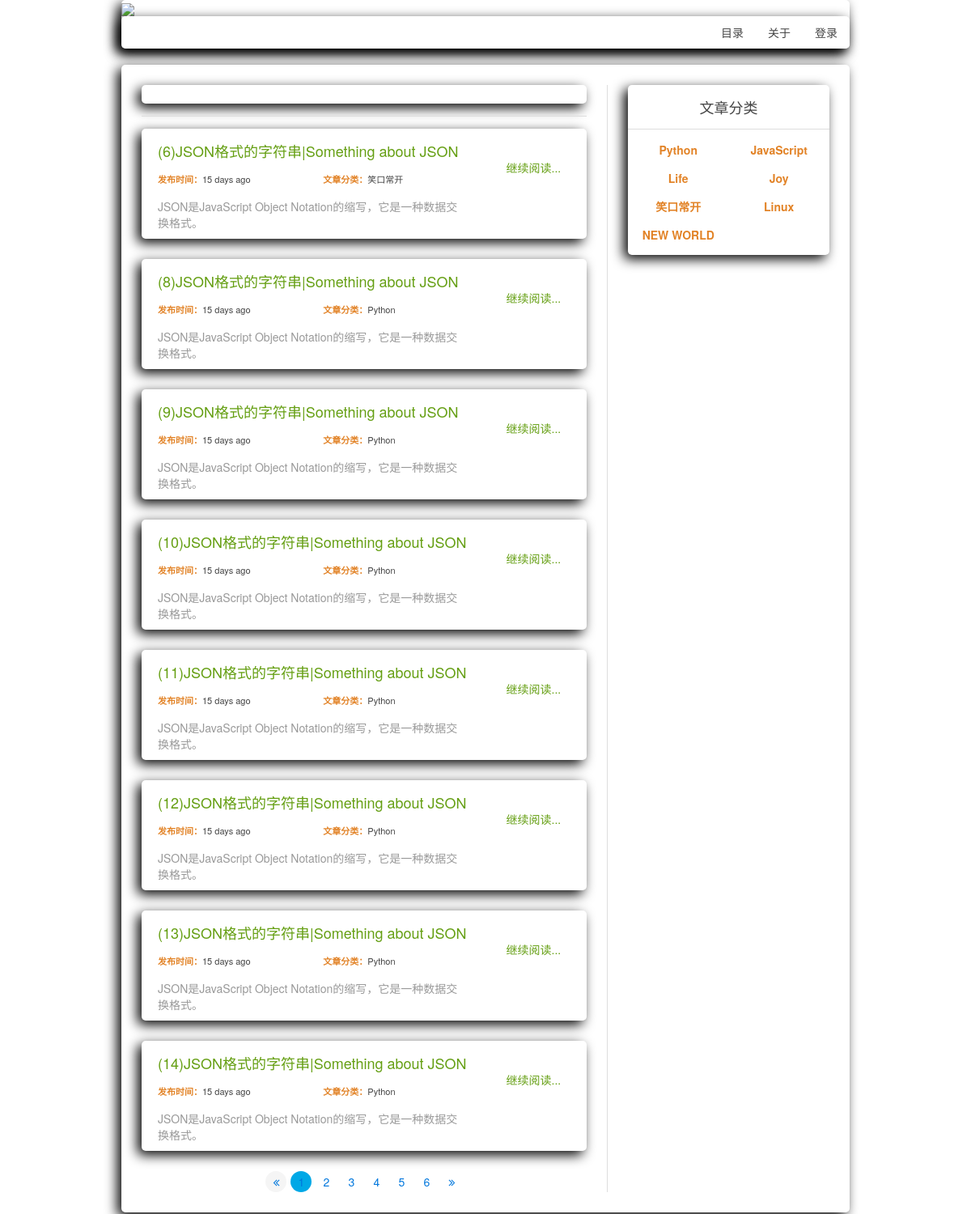
/blog/, run on an earlier commit of the app's database.
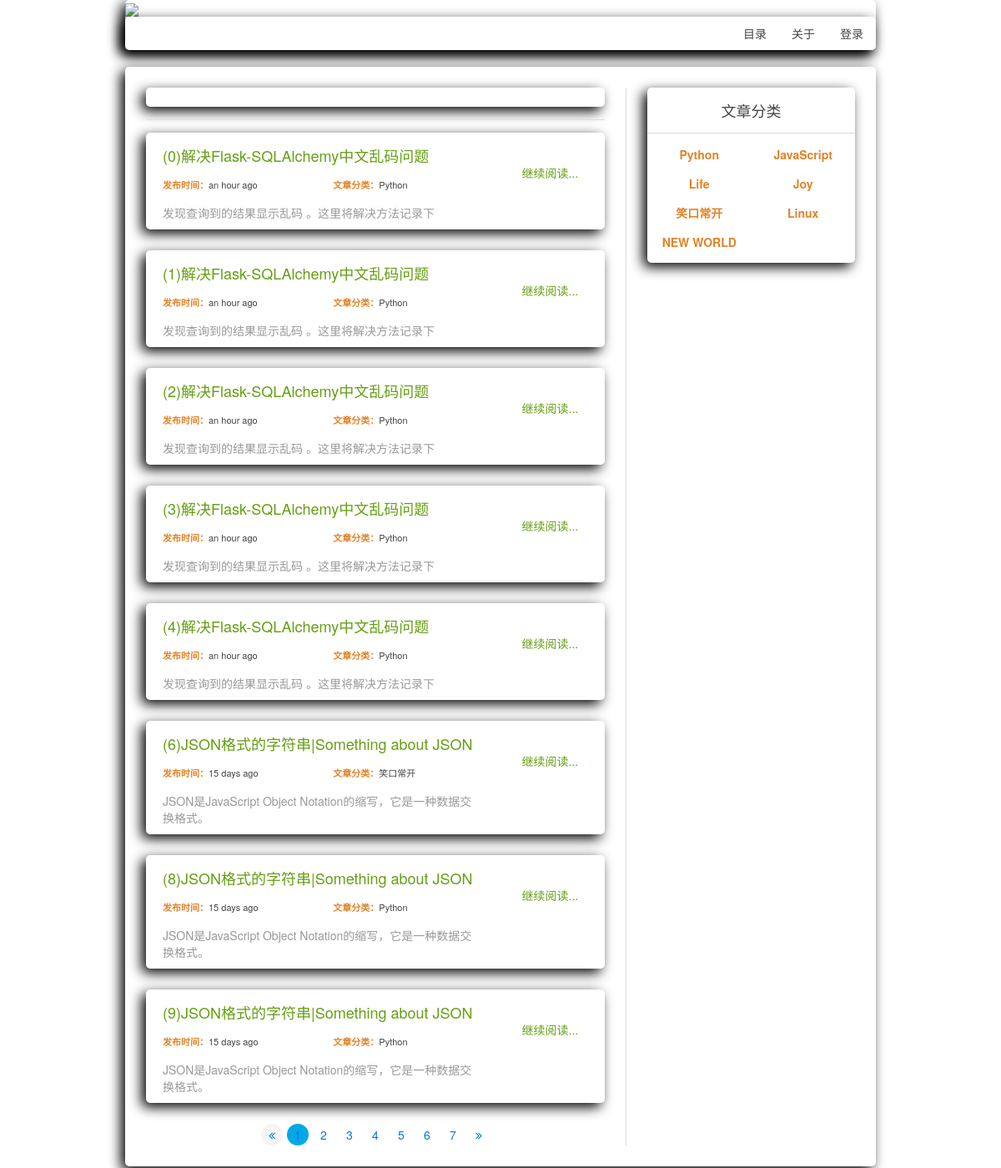
And on a later commit of the database.
### blog/models.py (models this page shows, shortened)
class Article(db.Model):
    __tablename__ = 'Article'
    id = db.Column(db.Integer, primary_key=True)
    img = db.Column(db.String(100), default='44.jpg')
    title = db.Column(db.String(100))
    description = db.Column(db.String(90))
    text = db.Column(db.Text)
    pub_date = db.Column(db.DateTime, default=datetime.utcnow())
    author_id = db.Column(db.Integer, db.ForeignKey('User.id'))
    category_id = db.Column(db.Integer, db.ForeignKey('Category.id'))

class Category(db.Model):
    __tablename__ = 'Category'
    id = db.Column(db.Integer, primary_key=True)
    name = db.Column(db.String(64))
    articles = db.relationship('Article', backref='category',
                               lazy='dynamic')

### blog/main/views.py (the view)
@main.route('/', methods=['GET'])
def index():
    page = request.args.get('page', 1, type=int)
    pagination = Article.query.order_by(
        Article.pub_date.desc()).paginate(
        page, per_page=current_app.config['FLASKY_BLOGS_PER_PAGE'],
        error_out=False)
    blogs = pagination.items
    categorys = Category.query.all()
    categorys_dict = {}
    for i in categorys:
        categorys_dict[i.id] = i.name
    return render_template('main/index.html', blogs=blogs,
                           pagination=pagination, categorys_dict=categorys_dict)

### blog/templates/main/index.html (shortened to what this page needs)
{% extends 'base.html' %}
{% import "_pagination_macros.html" as macros %}
{% block head %}
    {{ super() }}
{% endblock %}
{% block content %}
    {% if blogs %}
        {% if blogs[0] %}
            <div class="uk-block-default uk-border-rounded l_d_shadow">
                <div class="uk-grid uk-grid-small">
                    <div class="uk-width-1-1 uk-border-rounded">
                    </div>
                </div>
            </div>
            <hr>
        {% endif %}
        {% for blog in blogs %}
            <div class="uk-grid">
                <div class="uk-width-medium-1-1 art_list">
                    <div class=" uk-border-rounded l_d_shadow">
                        <div class="uk-grid" style="padding: 0 10px 10px 20px">
                            <div class="uk-width-medium-3-4 uk-panel uk-margin-top">
                                <h3 class="uk-text-success">{{ blog.title }}</h3>
                                <div class="uk-grid">
                                    <div class="uk-width-1-2">
                                        <h5 class="uk-text-small">
                                            <span class="uk-text-bold uk-text-warning">发布时间：</span>{{ moment(blog.pub_date).fromNow(refresh=true) }}
                                        </h5>
                                    </div>
                                    <div class="uk-width-1-2">
                                        <h5 class="uk-text-small">
                                            <span class="uk-text-bold uk-text-warning">文章分类：</span>{{ categorys_dict[blog.category_id] }}
                                        </h5>
                                    </div>
                                </div>
                                <p class="uk-text-muted">{{ blog.description }}</p>
                            </div>
                            <div class="uk-width-medium-1-4" style="margin-top: 7%">
                                <a href="{{ url_for('main.single_blog', id=blog.id) }}">
                                    <span>
                                        <h5 class=" uk-text-success uk-text-center">继续阅读...</h5>
                                    </span>
                                </a>
                            </div>
                        </div>
                    </div>
                </div>
            </div>
        {% endfor %}
    {% endif %}
    {% if pagination %}
        {{ macros.pagination_widget(pagination, 'main.index') }}
    {% endif %}
{% endblock %}
{% block sidebar %}
    {{ super() }}
{% endblock %}

What changed in the data, as far as the page shows it:
no longer on this page (row unchanged): Article: title "(10)JSON格式的字符串|Something about JSON", pub_date "15 days ago", {{ categorys_dict[blog.category_id] }} "Python", description "JSON是JavaScript Object Notation的缩写，它是一种数据交换格式。"
no longer on this page (row unchanged): Article: title "(11)JSON格式的字符串|Something about JSON", pub_date "15 days ago", {{ categorys_dict[blog.category_id] }} "Python", description "JSON是JavaScript Object Notation的缩写，它是一种数据交换格式。"
no longer on this page (row unchanged): Article: title "(12)JSON格式的字符串|Something about JSON", pub_date "15 days ago", {{ categorys_dict[blog.category_id] }} "Python", description "JSON是JavaScript Object Notation的缩写，它是一种数据交换格式。"
no longer on this page (row unchanged): Article: title "(13)JSON格式的字符串|Something about JSON", pub_date "15 days ago", {{ categorys_dict[blog.category_id] }} "Python", description "JSON是JavaScript Object Notation的缩写，它是一种数据交换格式。"
no longer on this page (row unchanged): Article: title "(14)JSON格式的字符串|Something about JSON", pub_date "15 days ago", {{ categorys_dict[blog.category_id] }} "Python", description "JSON是JavaScript Object Notation的缩写，它是一种数据交换格式。"
added Article: title "(0)解决Flask-SQLAlchemy中文乱码问题", pub_date "an hour ago", {{ categorys_dict[blog.category_id] }} "Python", description "发现查询到的结果显示乱码 。这里将解决方法记录下"
added Article: title "(1)解决Flask-SQLAlchemy中文乱码问题", pub_date "an hour ago", {{ categorys_dict[blog.category_id] }} "Python", description "发现查询到的结果显示乱码 。这里将解决方法记录下"
added Article: title "(2)解决Flask-SQLAlchemy中文乱码问题", pub_date "an hour ago", {{ categorys_dict[blog.category_id] }} "Python", description "发现查询到的结果显示乱码 。这里将解决方法记录下"
added Article: title "(3)解决Flask-SQLAlchemy中文乱码问题", pub_date "an hour ago", {{ categorys_dict[blog.category_id] }} "Python", description "发现查询到的结果显示乱码 。这里将解决方法记录下"
added Article: title "(4)解决Flask-SQLAlchemy中文乱码问题", pub_date "an hour ago", {{ categorys_dict[blog.category_id] }} "Python", description "发现查询到的结果显示乱码 。这里将解决方法记录下"
Also different on the page:
new list line: "7"
